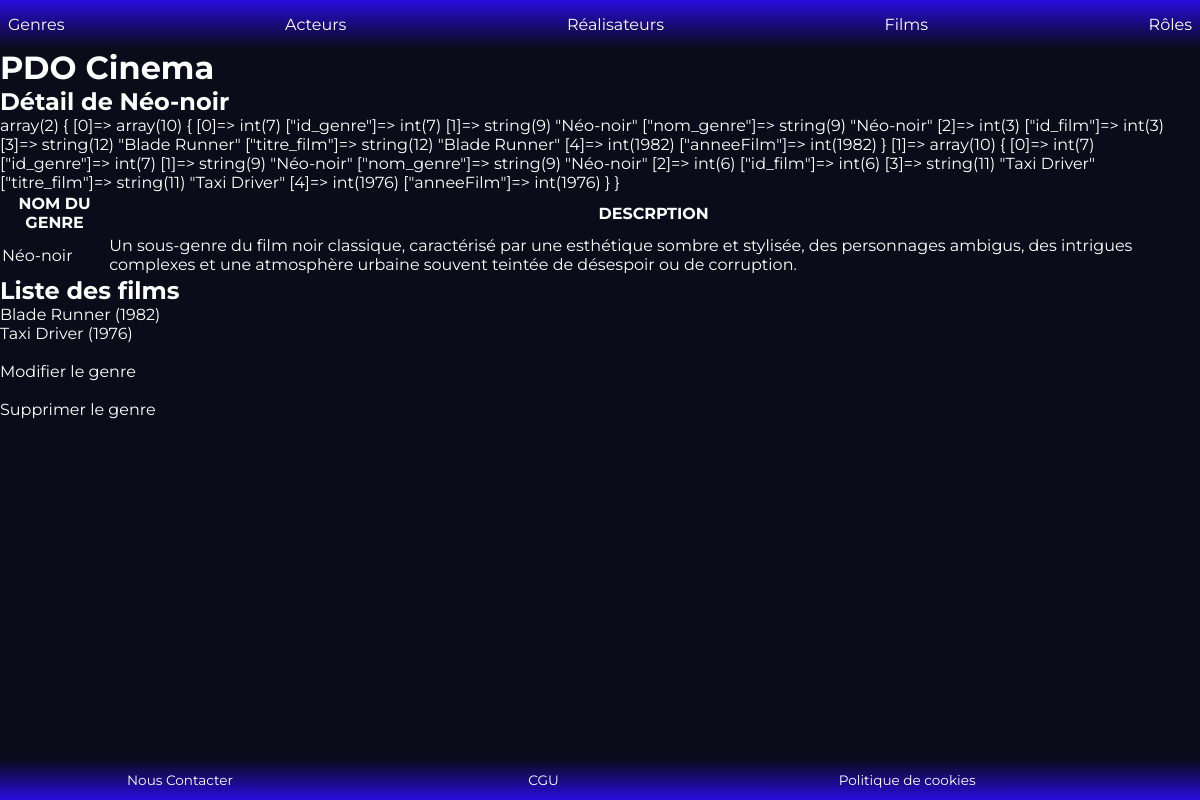
Page /index.php?action=detailGenre&id=7 on the committed database.
### tables this page shows
CREATE TABLE IF NOT EXISTS `genre_film` (
  `id_genre` int NOT NULL AUTO_INCREMENT,
  `nom_genre` varchar(50) NOT NULL,
  PRIMARY KEY (`id_genre`)
);

CREATE TABLE IF NOT EXISTS `film` (
  `id_film` int NOT NULL AUTO_INCREMENT,
  `titre_film` varchar(50) NOT NULL,
  `date_sortie_france_film` date NOT NULL,
  `duree_mn_film` int NOT NULL,
  `affiche_film` varchar(50) NOT NULL,
  `synopsis_film` TEXT NOT NULL,
  `note_film` int DEFAULT NULL,
  `id_realisateur` int NOT NULL,
  PRIMARY KEY (`id_film`),
  KEY `id_realisateur` (`id_realisateur`),
  CONSTRAINT `film_ibfk_1` FOREIGN KEY (`id_realisateur`) REFERENCES `realisateur` (`id_realisateur`)
);

### controller/GenreController.php (called while the page is built, shortened)
<?php
class GenreController{
    public function detailGenre($id) {
        $pdo = Connect::seConnecter();
        $requeteGenre = $pdo->prepare("
            SELECT genre_film.nom_genre, genre_film.description_genre, genre_film.id_genre
            FROM genre_film
            WHERE genre_film.id_genre = :id
        ");
        $requeteGenre->execute([":id"=>$id]);
        $requeteFilms = $pdo->prepare("
            SELECT	genre_film.id_genre, genre_film.nom_genre,
                    film.id_film, film.titre_film, YEAR(film.date_sortie_france_film) AS anneeFilm
            FROM film
                INNER JOIN definir ON film.id_film = definir.id_film
                INNER JOIN genre_film ON  definir.id_genre = genre_film.id_genre
            WHERE genre_film.id_genre = :id
            ORDER BY date_sortie_france_film desc
        ");
        $requeteFilms->execute([":id"=>$id]);
        require "view/genres/detailGenre.php";
    }
}

### view/genres/detailGenre.php (the view, shortened to what this page needs)
<?php
$infosGenre = $requeteGenre->fetch();
$listeFilms = $requeteFilms->fetchAll();
var_dump($listeFilms);
if(count($listeFilms) == 0) {
    echo "Pas de films associés à ce genre";
} else {
?>
<table>
    <thead>
        <tr>
            <th>NOM DU GENRE</th>
            <th>DESCRPTION</th>
        </tr>
    </thead>
    <tbody>
        <tr>
            <td><?= $infosGenre["nom_genre"] ?></td>
            <td><?= $infosGenre["description_genre"] ?></td>
        </tr>
</tbody>
</table>
<h2> Liste des films </h2>
<div>
    <ul>
        <?php foreach($listeFilms as $filmographie) { ?>
            <li>
                <a href="index.php?action=detailFilm&id=<?=$filmographie['id_film']?>"> <?= $filmographie["titre_film"] ?> (<?= $filmographie['anneeFilm']?>)</a>
            </li>
            <?php } ?>
        <?php
        }
        ?>
    </ul>
</div>
<br>
<a href="index.php?action=modifierGenre&id=<?= $infosGenre["id_genre"] ?>">Modifier le genre </a>
<br>
<a href="index.php?action=supprimerGenre&id=<?=$infosGenre["id_genre"] ?>"> Supprimer le genre </a>
<?php
$titre_secondaire = "Détail de " . $infosGenre["nom_genre"];
$contenu = ob_get_clean();
require "view/template.php";

### view/template.php (shortened to what this page needs)
<!DOCTYPE html>
<html lang="fr">
<head>
    <link rel="stylesheet" href="./public/css/styles.css">
</head>
<body>
    <div id="wrapper">
        <nav>
            <a href="index.php?action=listGenres">Genres</a>
            <a href="index.php?action=listActeurs">Acteurs</a>
            <a href="index.php?action=listRealisateurs">Réalisateurs</a>
            <a href="index.php?action=listFilms">Films</a>
            <a href="index.php?action=listRoles">Rôles</a>
        </nav>
        <main>
            <div id="contenu">
                <div class="description-block">
                    <h1>
                        PDO Cinema
                    </h1>
                    <h2>
                        <?= $titre_secondaire ?>
                    </h2>
                </div>
                <?= $contenu ?>
            </div>
        </main>
        <footer>
            <ul>
                <li>Nous Contacter</li>
                <li>CGU</li>
                <li>Politique de cookies</li>
            </ul>
        </footer>
    </div>
</body>
</html>

### public/css/styles.css (style rules this page uses)
:root { --body-color: rgba(11, 11, 26, 1); --body-font: "Montserrat", sans-serif; --text-color:rgba(255, 255, 255, 1); --h1-font-size: 1.5rem; --h2-font-size: 1.25rem; --h3-font-size: 1rem; --normal-font-size: 0.938rem; --small-font-size: 0.850rem; }
* { box-sizing: border-box; padding: 0; margin: 0; }
#wrapper { font-family: var(--body-font); background-color: var(--body-color); color: var(--text-color); position: relative; min-height: 100vh; width: 100%; padding-bottom: 5em; }
a { text-decoration: none; color: var(--text-color); }
ul, li { list-style: none; }
nav { background: linear-gradient(#280CDE, #0B0B1A); height: 5em; display: flex; align-items: center; justify-content: space-between; padding: 0.5em; }
#contenu { display: flex; flex-direction: column; }
footer { position: absolute; height: 5em; width: 100%; font-size: var(--small-font-size); background: linear-gradient(#0B0B1A, #280CDE); display: flex; align-items: center; justify-content: space-around; bottom: 0; }
footer li { display: inline-block; width: 30%; text-align: center; }
footer ul { width: 100%; }
@media (min-width:320px) { #wrapper { width: 100%; min-height: 100vh; } }
@media (min-width:320px) { nav { height: 3em; } }
@media (min-width:320px) { footer { height: 3em; } }
@media (min-width:320px) { .liste ul, li { width: 100%; } }
@media (min-width:480px) { #wrapper { width: 100%; min-height: 100vh; } }

### rows in the picture
genre_film: nom_genre "Détail de Néo-noir", nom_genre "Néo-noir", description_genre "Un sous-genre du film noir classique, caractérisé par une esthétique sombre et stylisée, des personnages ambigus, des intrigues complexes et une atmosphère urbaine souvent teintée de désespoir ou de corruption."
film: titre_film "Blade Runner", anneeFilm "1982"
film: titre_film "Taxi Driver", anneeFilm "1976"
